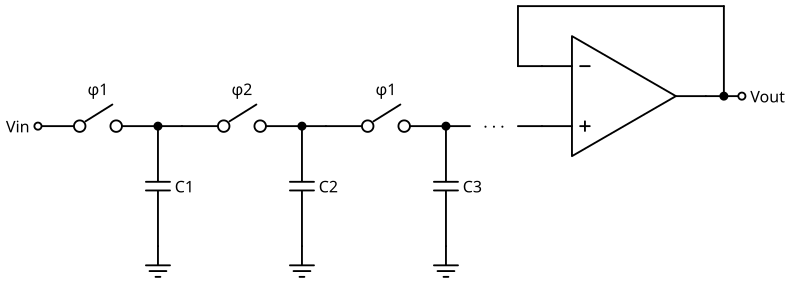

The Python source for this figure:
# SPDX-License-Identifier: MIT
"""Delay line as a bucket-brigade device (BBD): switches closed by two alternating
clocks pass the charge from one capacitor to the next; a voltage follower buffers the
last one. Mimic: 4096 stages (one per 5 us sample)."""
import sys
import pathlib

sys.path.insert(0, str(pathlib.Path(__file__).resolve().parents[2] / "tools"))
from drawing import setup_drawing  # noqa: E402
import schemdraw.elements as elm  # noqa: E402

with setup_drawing(show=False) as d:
    d.add(elm.Dot(open=True).label("Vin", loc="left"))
    for k, clock in enumerate(("φ1", "φ2", "φ1")):
        d.add(elm.Switch().right().label(clock))
        p = d.here
        d.add(elm.Dot())
        d.add(elm.Capacitor().at(p).down().label(f"C{k + 1}", loc="bottom"))
        d.add(elm.Ground())
        d.add(elm.Line().at(p).right(0.5))
    d.add(elm.Gap().right(1.0).label("· · ·"))
    d.add(elm.Line().right(0.5))
    op = d.add(elm.Opamp(leads=True).anchor("in2").right())
    d.add(elm.Line().at(op.out).right(0.75))
    out = d.here
    d.add(elm.Dot(open=True).label("Vout", loc="right"))
    xj = out[0] - 0.375
    d.add(elm.Dot().at((xj, op.out[1])))
    d.add(elm.Line().at(op.in1).left(0.5))
    d.add(elm.Line().up(1.25))
    d.add(elm.Line().tox(xj))
    d.add(elm.Line().toy(op.out))
    d.save(str(pathlib.Path(__file__).with_name("circuit.svg")))
print("wrote circuit.svg")
